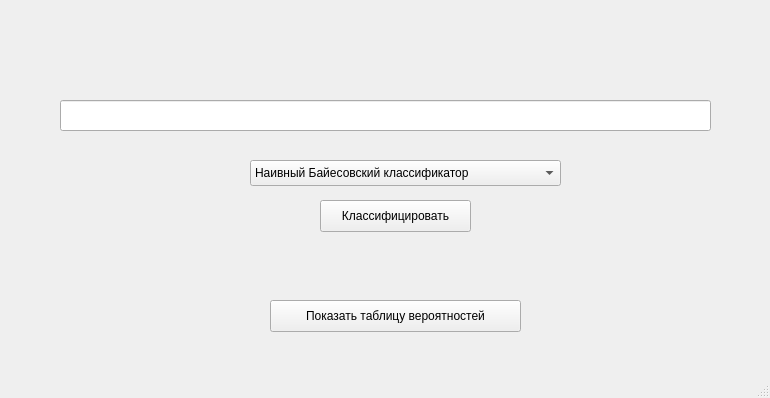
<?xml version="1.0" encoding="UTF-8"?>
<ui version="4.0">
 <class>MainWindow</class>
 <widget class="QMainWindow" name="MainWindow">
  <property name="geometry">
   <rect>
    <x>0</x>
    <y>0</y>
    <width>770</width>
    <height>398</height>
   </rect>
  </property>
  <property name="windowTitle">
   <string>Классификация платёжных документов</string>
  </property>
  <widget class="QWidget" name="centralwidget">
   <widget class="QLineEdit" name="lineEdit">
    <property name="geometry">
     <rect>
      <x>60</x>
      <y>100</y>
      <width>651</width>
      <height>31</height>
     </rect>
    </property>
   </widget>
   <widget class="QComboBox" name="comboBox">
    <property name="geometry">
     <rect>
      <x>250</x>
      <y>160</y>
      <width>311</width>
      <height>26</height>
     </rect>
    </property>
    <item>
     <property name="text">
      <string>Наивный Байесовский классификатор</string>
     </property>
    </item>
    <item>
     <property name="text">
      <string>Логистическая регрессия</string>
     </property>
    </item>
   </widget>
   <widget class="QPushButton" name="pushButton">
    <property name="geometry">
     <rect>
      <x>320</x>
      <y>200</y>
      <width>151</width>
      <height>32</height>
     </rect>
    </property>
    <property name="text">
     <string>Классифицировать</string>
    </property>
   </widget>
   <widget class="QLabel" name="label">
    <property name="geometry">
     <rect>
      <x>190</x>
      <y>230</y>
      <width>411</width>
      <height>61</height>
     </rect>
    </property>
    <property name="text">
     <string/>
    </property>
   </widget>
   <widget class="QPushButton" name="pushButton_2">
    <property name="geometry">
     <rect>
      <x>270</x>
      <y>300</y>
      <width>251</width>
      <height>32</height>
     </rect>
    </property>
    <property name="text">
     <string>Показать таблицу вероятностей</string>
    </property>
   </widget>
  </widget>
  <widget class="QMenuBar" name="menubar">
   <property name="geometry">
    <rect>
     <x>0</x>
     <y>0</y>
     <width>770</width>
     <height>24</height>
    </rect>
   </property>
  </widget>
  <widget class="QStatusBar" name="statusbar"/>
 </widget>
 <resources/>
 <connections/>
</ui>
